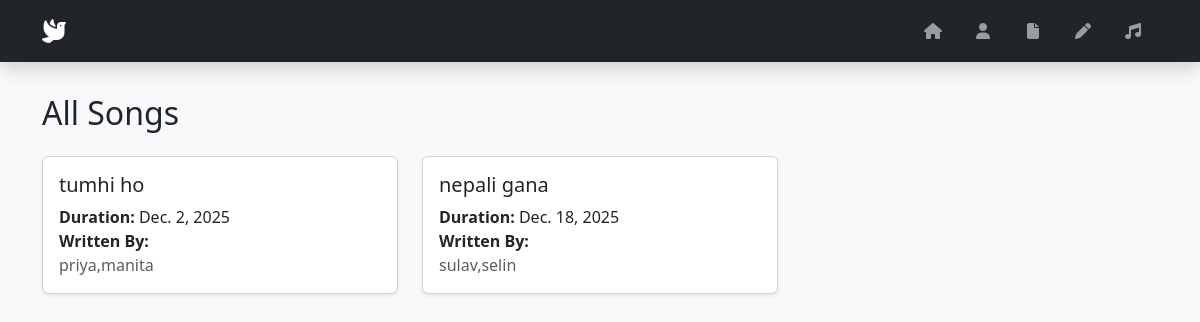
The page /song/ on the database its author committed.
### app/models.py (models this page shows)
class Song(models.Model):
    user = models.ManyToManyField(User)
    title = models.CharField('Song Title', max_length=255)
    duration = models.DateField()
    def written_by(self):
        return ",".join([str(p) for p in self.user.all()])

### app/views.py (the view)
# urls.py: path('song/', song, name='song'),
def song(request):
    song = Song.objects.all()
    return render(request, 'app/song.html', {'song': song})

### app/templates/app/song.html
{% extends 'base.html' %}
{% block content %}
<h2 class="mb-4">All Songs</h2>
<div class="row">
    {% for s in song %}
    <div class="col-md-4 mb-4">
        <div class="card shadow-sm">
            <div class="card-body">
                <h5 class="card-title">{{ s.title }}</h5>
                <p class="card-text">
                    <strong>Duration:</strong> {{ s.duration }} <br>
                    <strong>Written By:</strong><br>
                    <span class="text-muted">{{ s.written_by }}</span>
                </p>
            </div>
        </div>
    </div>
    {% endfor %}
</div>
{% endblock %}

### app/templates/base.html (style rules this page uses)
body { padding-top: 70px; background-color: #f8f9fa; }

### rows shown on the page
Song: title "tumhi ho", duration "Dec. 2, 2025", written_by "priya,manita"
Song: title "nepali gana", duration "Dec. 18, 2025", written_by "sulav,selin"
